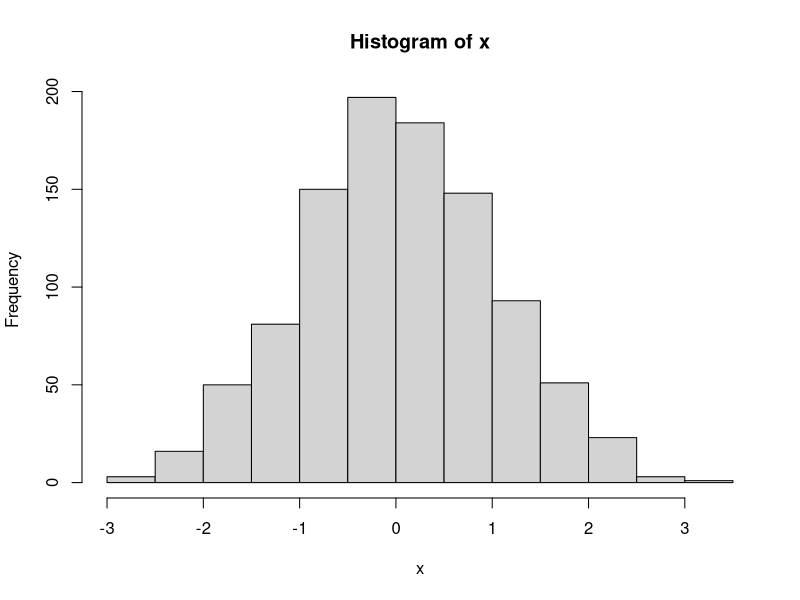

This figure's R source:
## ---- chunk 1
knitr::opts_chunk$set(echo = TRUE)
## ---- chunk 2
x <- rnorm(1000)
hist(x)
